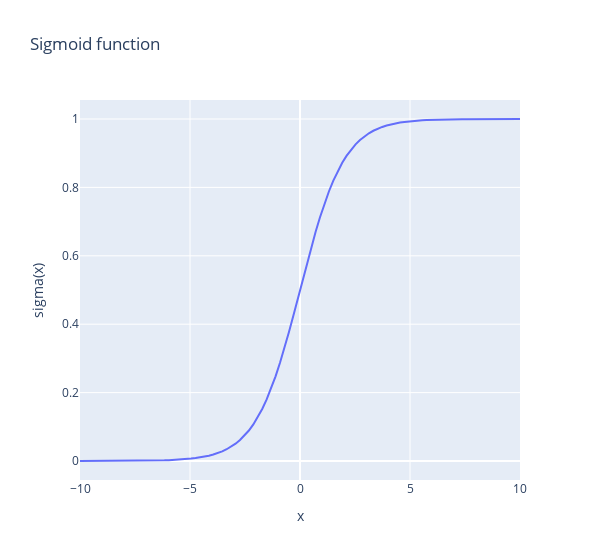

Notebook source saved alongside this figure:
### Code cell
# Plot the function
x_plot = np.linspace(-10, 10, 100)
sig_y = sigmoid(x_plot)

fig = px.line(x=x_plot, y=sig_y, title='Sigmoid function', width=600, labels={
                     'y': "sigma(x)",
                     "x": "x"
                 })
fig.show()
